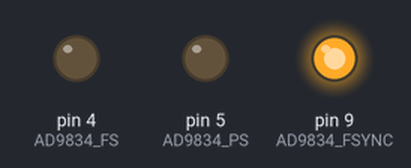
Recording of a sketch running on a simulated Arduino Uno, built with avr-gcc and run on an emulated ATmega328P. Parts: output pins drawn as LEDs (lit = HIGH). Pins used as bus, display or sensor lines are not drawn; what the sketch prints to the serial monitor is not drawn.

Above: at 0.1 s.
Timing chart, 0 to 1.6 s (numbered marks = the images above):
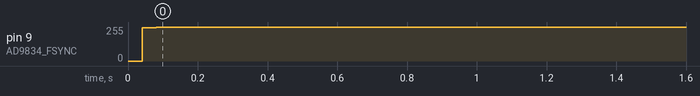

The sketch:

AD9834_H.ino
```cpp
// 引脚定义（与硬件接线对应）
#define AD9834_FSYNC  9   // FSYNC引脚
#define AD9834_SCK    10  // SCLK引脚
#define AD9834_SDA    11  // SDATA引脚
#define AD9834_RST    12  // RESET引脚
#define AD9834_FS     4   // FSELECT引脚
#define AD9834_PS     5   // PSELECT引脚

// AD9834 寄存器配置宏定义（🔶1-223、🔶1-225、🔶1-254、🔶1-267）
#define AD9834_CTRL_REG    0x0000  // 控制寄存器：DB15=0, DB14=0
#define AD9834_FREQ0_REG   0x4000  // FREQ0寄存器：DB15=0, DB14=1
#define AD9834_FREQ1_REG   0x8000  // FREQ1寄存器：DB15=1, DB14=0
#define AD9834_PHASE0_REG  0xC000  // PHASE0寄存器：DB15=1, DB14=1, DB13=0
#define AD9834_PHASE1_REG  0xE000  // PHASE1寄存器：DB15=1, DB14=1, DB13=1

// 控制寄存器位定义（🔶1-222、🔶1-231、🔶1-232）
#define AD9834_B28         0x2000  // 28位频率寄存器模式（1=使能，🔶1-255）
#define AD9834_HLB         0x1000  // 高/低字节选择
#define AD9834_FSEL        0x0800  // 软件选择频率寄存器（🔶1-242）
#define AD9834_PSEL        0x0400  // 软件选择相位寄存器（🔶1-242）
#define AD9834_RESET       0x0100  // 复位内部寄存器（🔶1-269）
#define AD9834_SLEEP1      0x0080  // 禁用内部时钟（🔶1-276）
#define AD9834_SLEEP12     0x0040  // 关断DAC（🔶1-276）
#define AD9834_OPBITEN     0x0020  // 使能SIGN BIT OUT引脚（🔶1-286）
#define AD9834_SIGN_PIB    0x0010  // 输出选择（🔶1-288）
#define AD9834_DIV2        0x0008  // DAC MSB分频（🔶1-288）
#define AD9834_MODE        0x0002  // 波形模式（1=三角波，0=正弦波，🔶1-300、🔶1-301）
#define AD9834_MODE_0      0x0000  // 波形模式：正弦波（MODE=0）
#define AD9834_RESERVED    0x0001  // 保留位（必须为0）

// 发送16位数据到AD9834（SCLK下降沿采样，🔶1-59、🔶1-212）
void AD9834_Send16Bit(uint16_t data) {
  digitalWrite(AD9834_FSYNC, LOW);
  delayMicroseconds(1);

  for (int i = 15; i >= 0; i--) {
    digitalWrite(AD9834_SDA, (data >> i) & 0x01);
    delayMicroseconds(1);

    digitalWrite(AD9834_SCK, LOW);
    delayMicroseconds(1);
    digitalWrite(AD9834_SCK, HIGH);
    delayMicroseconds(1);
  }

  digitalWrite(AD9834_FSYNC, HIGH);
  delayMicroseconds(1);
}

// 初始化AD9834（🔶1-215、🔶1-269、🔶1-270）
void AD9834_Init() {
  pinMode(AD9834_FSYNC, OUTPUT);
  pinMode(AD9834_SCK, OUTPUT);
  pinMode(AD9834_SDA, OUTPUT);
  pinMode(AD9834_RST, OUTPUT);
  pinMode(AD9834_FS, OUTPUT);
  pinMode(AD9834_PS, OUTPUT);

  // 硬件复位
  digitalWrite(AD9834_RST, HIGH);
  delayMicroseconds(100);
  digitalWrite(AD9834_RST, LOW);
  delayMicroseconds(100);

  // 初始化控制寄存器
  uint16_t ctrl_init = AD9834_B28 | AD9834_MODE_0;
  AD9834_Send16Bit(AD9834_CTRL_REG | ctrl_init);

  // 默认选择FREQ0和PHASE0
  digitalWrite(AD9834_FS, LOW);
  digitalWrite(AD9834_PS, LOW);
}

// 设置输出频率（公式：FREQREG = (f_out * 2^28) / f_MCLK，🔶1-240；f_MCLK=75MHz）
void AD9834_SetFrequency(float f_out, uint8_t freq_reg) {
  if (f_out < 0.28 || f_out > 37500000) {
    Serial.println("频率超出AD9834范围（0.28Hz~37.5MHz）");
    return;
  }

  const uint64_t MCLK = 75000000;
  const uint64_t BIT_28 = 268435456;
  uint64_t freq_ctrl = (uint64_t)(f_out * BIT_28) / MCLK;

  uint16_t freq_lsb = (uint16_t)(freq_ctrl & 0x3FFF);
  uint16_t freq_msb = (uint16_t)((freq_ctrl >> 14) & 0x3FFF);

  uint16_t reg_addr = (freq_reg == 1) ? AD9834_FREQ1_REG : AD9834_FREQ0_REG;

  AD9834_Send16Bit(reg_addr | freq_lsb);
  AD9834_Send16Bit(reg_addr | freq_msb);
}

// 设置输出相位（公式：PHASEREG = (phase_deg * 4096) / 360，🔶1-240）
void AD9834_SetPhase(float phase_deg, uint8_t phase_reg) {
  phase_deg = fmod(phase_deg, 360.0f);
  if (phase_deg < 0) phase_deg += 360.0f;

  uint16_t phase_ctrl = (uint16_t)((phase_deg * 4096.0f) / 360.0f) & 0x0FFF;

  uint16_t reg_addr = (phase_reg == 1) ? AD9834_PHASE1_REG : AD9834_PHASE0_REG;

  AD9834_Send16Bit(reg_addr | phase_ctrl);
}

// 切换输出波形（0=正弦波，1=三角波，🔶1-300、🔶1-301）
void AD9834_SetWaveform(uint8_t wave_mode) {
  uint16_t ctrl_val = AD9834_B28;
  if (wave_mode == 1) {
    ctrl_val |= AD9834_MODE;
  } else {
    ctrl_val |= AD9834_MODE_0;
  }
  AD9834_Send16Bit(AD9834_CTRL_REG | ctrl_val);
}

// 硬件选择频率寄存器（🔶1-242）
void AD9834_SelectFreqReg(uint8_t freq_reg) {
  digitalWrite(AD9834_FS, freq_reg ? HIGH : LOW);
  delayMicroseconds(10);
}

// 硬件选择相位寄存器（🔶1-242）
void AD9834_SelectPhaseReg(uint8_t phase_reg) {
  digitalWrite(AD9834_PS, phase_reg ? HIGH : LOW);
  delayMicroseconds(10);
}

// 主函数：初始化与测试
void setup() {
  Serial.begin(115200);
  AD9834_Init();

  // 示例配置：FREQ0=1MHz，PHASE0=0度，正弦波
  AD9834_SetFrequency(1000000.0f, 0);
  AD9834_SetPhase(0.0f, 0);
  AD9834_SetWaveform(0);
  AD9834_SelectFreqReg(0);
  AD9834_SelectPhaseReg(0);

  Serial.println("AD9834初始化完成！当前配置：1MHz 正弦波，0度相位");
}

void loop() {
  // 切换频率：1MHz ↔ 2MHz
  delay(5000);
  AD9834_SetFrequency(2000000.0f, 0);
  Serial.println("当前输出：2MHz 正弦波");

  delay(5000);
  AD9834_SetFrequency(1000000.0f, 0);
  Serial.println("当前输出：1MHz 正弦波");

  // 切换波形（注释可取消启用）
  // delay(5000);
  // AD9834_SetWaveform(1);
  // Serial.println("当前输出：1MHz 三角波");
  // delay(5000);
  // AD9834_SetWaveform(0);
  // Serial.println("当前输出：1MHz 正弦波");
}
```

Measured:
- by itself, pin 9 (AD9834_FSYNC): 0/255 → 255/255 at 0.04 s
